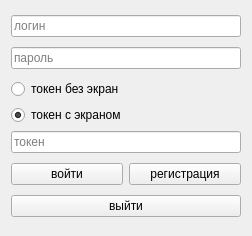
<?xml version="1.0" encoding="UTF-8"?>
<ui version="4.0">
 <class>login</class>
 <widget class="QWidget" name="login">
  <property name="geometry">
   <rect>
    <x>0</x>
    <y>0</y>
    <width>252</width>
    <height>236</height>
   </rect>
  </property>
  <property name="windowTitle">
   <string>вход</string>
  </property>
  <layout class="QVBoxLayout" name="verticalLayout_2">
   <item>
    <widget class="QLineEdit" name="lineEdit">
     <property name="placeholderText">
      <string>логин</string>
     </property>
    </widget>
   </item>
   <item>
    <widget class="QLineEdit" name="lineEdit_2">
     <property name="placeholderText">
      <string>пароль</string>
     </property>
    </widget>
   </item>
   <item>
    <layout class="QVBoxLayout" name="verticalLayout">
     <item>
      <widget class="QRadioButton" name="radioButton">
       <property name="text">
        <string>токен без экран</string>
       </property>
      </widget>
     </item>
     <item>
      <widget class="QRadioButton" name="radioButton_2">
       <property name="text">
        <string>токен с экраном</string>
       </property>
       <property name="checked">
        <bool>true</bool>
       </property>
      </widget>
     </item>
     <item>
      <widget class="QLineEdit" name="lineEdit_3">
       <property name="placeholderText">
        <string>токен</string>
       </property>
      </widget>
     </item>
    </layout>
   </item>
   <item>
    <layout class="QHBoxLayout" name="horizontalLayout">
     <item>
      <widget class="QPushButton" name="pushButton">
       <property name="text">
        <string>войти</string>
       </property>
      </widget>
     </item>
     <item>
      <widget class="QPushButton" name="pushButton_2">
       <property name="text">
        <string>регистрация</string>
       </property>
      </widget>
     </item>
    </layout>
   </item>
   <item>
    <widget class="QPushButton" name="pushButton_3">
     <property name="text">
      <string>выйти</string>
     </property>
    </widget>
   </item>
  </layout>
 </widget>
 <resources/>
 <connections/>
</ui>
